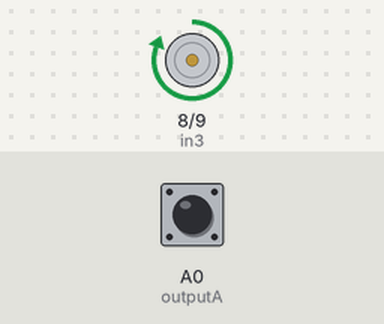
Simulated run of this sketch. Board: Arduino Uno, built with avr-gcc and run on an emulated ATmega328P. On the bench: motor-driver pin pairs drawn as motors (green arrow = first pin HIGH = forward, orange = second pin HIGH = backward, longer = more drive, scaled by the enable pin). The inputs (shaded band) are chosen by the test bench; at power-on: A0 (outputA) HIGH. What the sketch prints to the serial monitor is not drawn.

Above: at 0.05 s.
Timing chart, 0 to 3.0 s (numbered marks = the images above):
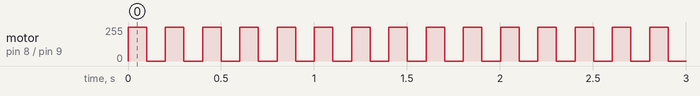

The sketch:

encoder.ino
```cpp
/*
   How to test encoder with Arduino
   url: http://osoyoo.com/?p=30267
*/
#define outputA A0
#define outputB A1
#define in3 8
#define in4 9
#define enB 10
int counter = 0;
int aState;
int aLastState;

void setup() {
  pinMode(outputA, INPUT);
  pinMode(outputB, INPUT);
  pinMode(in3, OUTPUT);
  pinMode(in4, OUTPUT);
  pinMode(enB, OUTPUT);

  Serial.begin (9600);
  // Reads the initial state of the outputA
  aLastState = digitalRead(outputA);
}

void rotR() {
  Serial.println("Called !!!");
  digitalWrite(in3, HIGH);
  digitalWrite(in4, LOW);
  analogWrite(enB, 255);
  delay(100);
  digitalWrite(in3, LOW);
  digitalWrite(in4, LOW);
}


void loop() {
  aState = digitalRead(outputA); // Reads the "current" state of the outputA
  Serial.print("Initial: ");
  Serial.println(aState);
  // If the previous and the current state of the outputA are different, that means a Pulse has occured

  if (aState != aLastState) {
    // If the outputB state is different to the outputA state, that means the encoder is rotating clockwise
    if (digitalRead(outputB) != aState) {
      counter ++;
    } else {
      counter --;
    }
    Serial.print("Position: ");
    Serial.println(counter);
  }
rotR();
delay(100);


  aLastState = aState; // Updates the previous state of the outputA with the current state
}
```

Measured:
- by itself, motor on pin 8 (in3) / pin 9 (in4): alternates forward 255/255 for 0.10 s and stopped for 0.10 s
